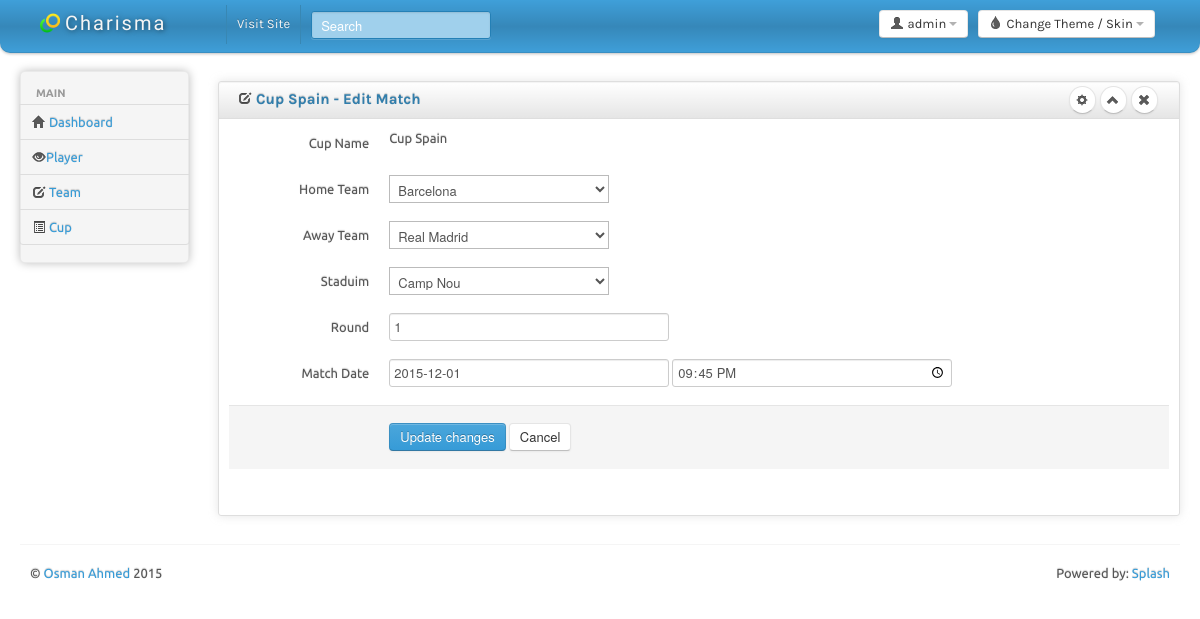
The app's page /cup/MatchEdit.php?ID=1 with its own data.
### tables this page shows
CREATE TABLE IF NOT EXISTS `cup` (
  `CupID` int(3) NOT NULL,
  `Name` varchar(300) NOT NULL,
  `Start` date NOT NULL,
  `End` date NOT NULL
);

CREATE TABLE IF NOT EXISTS `cup_schdule` (
  `ID` int(10) NOT NULL,
  `CupID` int(5) NOT NULL,
  `Team1ID` int(5) NOT NULL,
  `Team2ID` int(5) NOT NULL,
  `MatchDate` datetime NOT NULL,
  `StaduimID` int(3) NOT NULL,
  `Round` int(2) NOT NULL
);

### cup/MatchEdit.php (the view, shortened to what this page needs)
<?
$MatchID = $_GET[ID];
$GetMatch = mysql_query("SELECT * FROM cup_schdule where ID = $MatchID");
$GetMatchFetch = mysql_fetch_array($GetMatch);
?>
<!DOCTYPE html>
<html lang="en">
<head>
	<link id="bs-css" href="css/bootstrap-cerulean.css" rel="stylesheet">
	<link href="css/bootstrap-responsive.css" rel="stylesheet">
	<link href="css/charisma-app.css" rel="stylesheet">
	<link href="css/jquery-ui-1.8.21.custom.css" rel="stylesheet">
	<link href='css/fullcalendar.css' rel='stylesheet'>
	<link href='css/fullcalendar.print.css' rel='stylesheet'  media='print'>
	<link href='css/chosen.css' rel='stylesheet'>
	<link href='css/uniform.default.css' rel='stylesheet'>
	<link href='css/colorbox.css' rel='stylesheet'>
	<link href='css/jquery.cleditor.css' rel='stylesheet'>
	<link href='css/jquery.noty.css' rel='stylesheet'>
	<link href='css/noty_theme_default.css' rel='stylesheet'>
	<link href='css/elfinder.min.css' rel='stylesheet'>
	<link href='css/elfinder.theme.css' rel='stylesheet'>
	<link href='css/jquery.iphone.toggle.css' rel='stylesheet'>
	<link href='css/opa-icons.css' rel='stylesheet'>
	<link href='css/uploadify.css' rel='stylesheet'>
</head>
<body>
	<div class="navbar">
		<div class="navbar-inner">
			<div class="container-fluid">
				<a class="brand" href="index.html"> <img alt="Charisma Logo" src="img/logo20.png" /> <span>Charisma</span></a>
				<div class="btn-group pull-right theme-container" >
					<a class="btn dropdown-toggle" data-toggle="dropdown" href="#">
						<i class="icon-tint"></i><span class="hidden-phone"> Change Theme / Skin</span>
						<span class="caret"></span>
					</a>
				</div>
				<div class="btn-group pull-right" >
					<a class="btn dropdown-toggle" data-toggle="dropdown" href="#">
						<i class="icon-user"></i><span class="hidden-phone"> admin</span>
						<span class="caret"></span>
					</a>
				</div>
				<div class="top-nav nav-collapse">
					<ul class="nav">
						<li><a href="#">Visit Site</a></li>
						<li>
							<form class="navbar-search pull-left">
								<input placeholder="Search" class="search-query span2" name="query" type="text">
							</form>
						</li>
					</ul>
				</div>
			</div>
		</div>
	</div>
		<div class="container-fluid">
		<div class="row-fluid">
			<div class="span2 main-menu-span">
				<div class="well nav-collapse sidebar-nav">
        <? require_once "rightmenu.php"; ?>
				</div>
			</div>
                <div id="content" class="span10">
<div class="row-fluid sortable">
				<div class="box span12">
					<div class="box-header well" data-original-title>
						<h2><i class="icon-edit"></i>
						<?
                        $GetCup = mysql_query("SELECT cup.CupID, cup.Name, cup.Start, cup.End FROM cup where cup.CupID = $GetMatchFetch[CupID]");
                        $GetCupFetch = mysql_fetch_array($GetCup);
                        echo $GetCupFetch[Name].' - Edit Match';
                        ?>
                        </h2>
						<div class="box-icon">
							<a href="#" class="btn btn-setting btn-round"><i class="icon-cog"></i></a>
							<a href="#" class="btn btn-minimize btn-round"><i class="icon-chevron-up"></i></a>
							<a href="#" class="btn btn-close btn-round"><i class="icon-remove"></i></a>
						</div>
					</div>
					<div class="box-content">
						<form class="form-horizontal" action="UpdateMatch.php" method="post">
							<fieldset>
                              <div class="control-group">
							  <label class="control-label" for="date01">Cup Name</label>
							  <div class="controls">
								<?
								echo $GetCupFetch[Name];
								?>
							  </div>
							</div>
							  <div class="control-group">
								<label class="control-label" for="selectError3">Home Team</label>
								<div class="controls">
								  <select id="Team1ID" name="Team1ID">
                                  <?
								$GetTeam = mysql_query("SELECT team.TeamID as TeamID,team.Name AS TeamName FROM `team` inner join cup_team on (team.TeamID = cup_team.TeamID and cup_team.CupID = $GetMatchFetch[CupID]) order by team.Name ASC");
								while($GetTeamFetch = mysql_fetch_array($GetTeam)){
								if($GetMatchFetch[Team1ID] == $GetTeamFetch[TeamID]){
								  ?>
                                  <option value="<? echo $GetTeamFetch[TeamID]; ?>" selected><? echo $GetTeamFetch[TeamName]; ?></option>
								  <? }else{ ?>
                                  <option value="<? echo $GetTeamFetch[TeamID]; ?>"><? echo $GetTeamFetch[TeamName]; ?></option>
								<?
								}
								} ?>
								  </select>
								</div>
							  </div>
                              <div class="control-group">
								<label class="control-label" for="selectError3">Away Team</label>
								<div class="controls">
								  <select id="Team2ID" name="Team2ID">
                                  <?
								$GetTeam = mysql_query("SELECT team.TeamID as TeamID,team.Name AS TeamName FROM `team` inner join cup_team on (team.TeamID = cup_team.TeamID and cup_team.CupID = $GetMatchFetch[CupID]) order by team.Name ASC");
								while($GetTeamFetch = mysql_fetch_array($GetTeam)){
								if($GetMatchFetch[Team2ID] == $GetTeamFetch[TeamID]){
								  ?>
                                  <option value="<? echo $GetTeamFetch[TeamID]; ?>" selected><? echo $GetTeamFetch[TeamName]; ?></option>
                                  <? }else{ ?>
									<option value="<? echo $GetTeamFetch[TeamID]; ?>"><? echo $GetTeamFetch[TeamName]; ?></option>
								<? }} ?>
								  </select>
								</div>
							  </div>
                              <div class="control-group">
								<label class="control-label" for="selectError3">Staduim</label>
								<div class="controls">
								  <select id="StaduimID" name="StaduimID">
                                  <?
								$GetTeam = mysql_query("SELECT * FROM `staduim` order by Name");
								while($GetTeamFetch = mysql_fetch_array($GetTeam)){
								if($GetMatchFetch[StaduimID] == $GetTeamFetch[StaduimID]){
								  ?>
                                  <option value="<? echo $GetTeamFetch[StaduimID]; ?>" selected><? echo $GetTeamFetch[Name]; ?></option>
                                  <? }else{ ?>
									<option value="<? echo $GetTeamFetch[StaduimID]; ?>"><? echo $GetTeamFetch[Name]; ?></option>
								<? }} ?>
								  </select>
								</div>
							  </div>
                              <div class="control-group">
								<label class="control-label" >Round</label>
								<div class="controls">
								  <input class="input-xlarge " id="Round" name="Round" type="text" value="<? echo $GetMatchFetch[Round]; ?>">
								</div>
							  </div>
                              <div class="control-group">
							  <label class="control-label" for="date01">Match Date</label>
							  <div class="controls">
                              <?
                              $datetimestr = strtotime($GetMatchFetch[MatchDate]);
							  $MDate = date("Y-m-d", $datetimestr);
							  $MTime = date("H:i:s", $datetimestr);
							  ?>
					<input type="text" class="input-xlarge " id="MatchDate" name="MatchDate" value="<? echo $MDate; ?>">
                    <input type="time" class="input-xlarge " id="MatchTime" name="MatchTime" value="<? echo $MTime; ?>">
							  </div>
							</div>
							  <div class="form-actions">
								<button type="submit" class="btn btn-primary">Update changes</button>
								<a href="cupschdule.php?ID=<? echo $GetMatchFetch[CupID]; ?>"><button class="btn" type="button">Cancel</button></a>
							  </div>
							</fieldset>
						  </form>
					</div>
				</div>
			</div>
                </div>
			</div>
		<hr>
		<footer>
			<p class="pull-left">&copy; <a href="#">Osman Ahmed</a> 2015</p>
			<p class="pull-right">Powered by: <a href="#">Splash</a></p>
		</footer>
	</div>
</body>
</html>

### cup/css/charisma-app.css (style rules this page uses)
select { background-color:#fff; }
.box { border: 1px solid #DEDEDE; border-radius:3px; -webkit-border-radius:3px; -moz-border-radius:3px; margin-top: 10px; margin-bottom: 10px ; box-shadow: 0 0 10px rgba(189, 189, 189, 0.4); -webkit-box-shadow: 0 0 10px rgba(189, 189, 189, 0.4); -moz-box-shadow: 0 0 10px rgba(189, 189, 189, 0.4); }
.box-header { border:none; padding-top:5px; border-bottom: 1px solid #DEDEDE; border-radius:3px 3px 0 0; -webkit-border-radius:3px 3px 0 0; -moz-border-radius:3px 3px 0 0; height:12px; min-height:12px; margin-bottom: 0; cursor:move; font-weight:bold; font-size:16px; background: -moz-linear-gradient(top, rgba(255,255,255,0) 0%, rgba(0,0,0,0.1) 100%); background: -webkit-gradient(linear, left top, left bottom, color-stop(0%,rgba(255,255,255,0)), color-stop(100%,rgba(0,0,0,0.1))); background: -webkit-linear-gradient(top, rgba(255,255,255,0) 0%,rgba(0,0,0,0.1) 100%); background: -o-linear-gradient(top, rgba(255,255,255,0) 0%,rgba(0,0,0,0.1) 100%); background: -ms-linear-gradient(top, rgba(255,255,255,0) 0%,rgba(0,0,0,0.1) 100%); background: linear-gradient(to bottom, rgba(255,255,255,0) 0%,rgba(0,0,0,0.1) 100%); filter: progid:DXImageTransform.Microsoft.gradient( startColorstr='#00ffffff', endColorstr='#1a000000',GradientType=0 ); }
.box-header h2 { font-size:15px; width:auto; clear:none; float:left; line-height:25px; white-space: nowrap; }
.box-header h2 > i { margin-top:1px; }
.box-icon { float:right; }
.box-icon a { clear:none; float:left; margin:0 2px; height: 18px; width:5px; margin-top: -1px; }
.box-icon a i { margin-left:-4.5px; }
.box-content { padding:10px; }
.btn-round { border-radius: 40px; -webkit-border-radius: 40px; -moz-border-radius: 40px; font-size:12px; padding-top:4px; }
footer { clear:both; }
footer .pull-right { float:right; margin-right:10px; }
footer .pull-left { float:left; margin-left:10px; }
.sidebar-nav { min-height:0; box-shadow: 0 0 10px #BDBDBD; -webkit-box-shadow: 0 0 10px #BDBDBD; -moz-box-shadow: 0 0 10px #BDBDBD; border-radius: 5px; -webkit-border-radius: 5px; -moz-border-radius: 5px; margin-bottom: 0; padding-bottom:0; }
.brand { font-family: 'Shojumaru', cursive, Arial, serif; letter-spacing:2px; text-shadow:1px 1px 5px rgba(0, 0, 0, 0.5); width:166px; }
.brand img { float:left; height:20px; width:20px; margin-right:5px; }
.brand span { float:left; }
.navbar-search { margin-left:10px; }
.navbar-inner { border-radius:0 0 10px 10px; -webkit-border-radius:0 0 10px 10px; -moz-border-radius:0 0 10px 10px; padding-top:5px; padding-bottom:5px; }
.pull-left { float:left !important; }
.pull-right { float:right !important; }

### cup/MatchEdit.php (style rules this page uses)
body { padding-bottom: 40px; }
.sidebar-nav { padding: 9px 0; }

### records on screen
cup: Name "Cup Spain"
cup_schdule: Round "1", MatchDate "2015-12-01", MatchTime "21:45:00"

### other values on screen
form field Team1ID "Barcelona"
form field Team2ID "Real Madrid"
form field StaduimID "Camp Nou"
